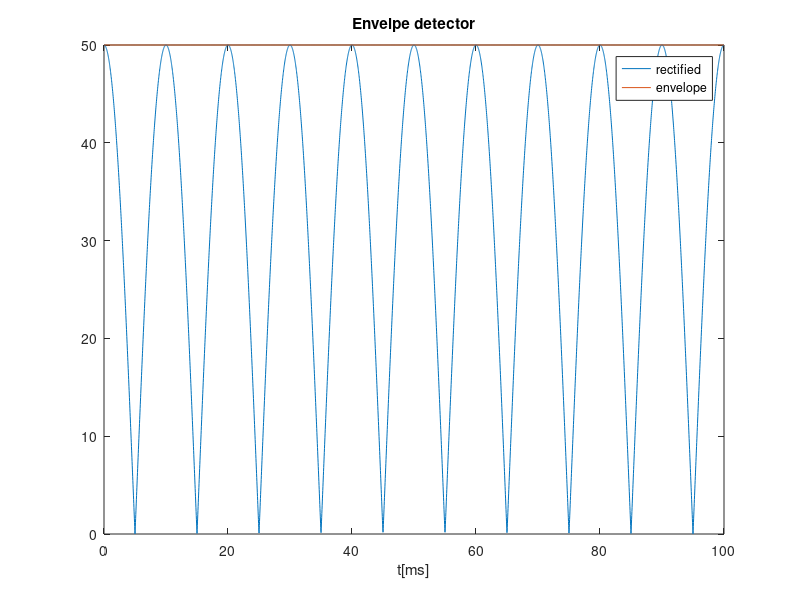
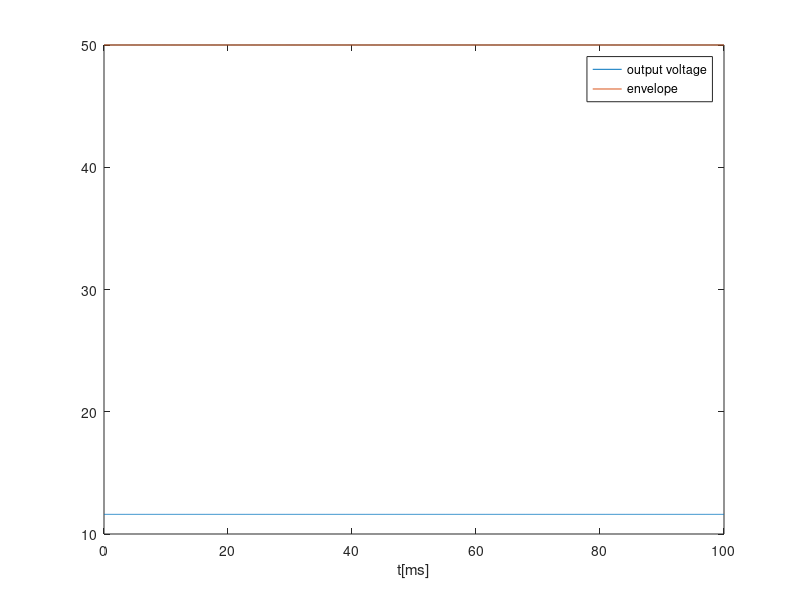
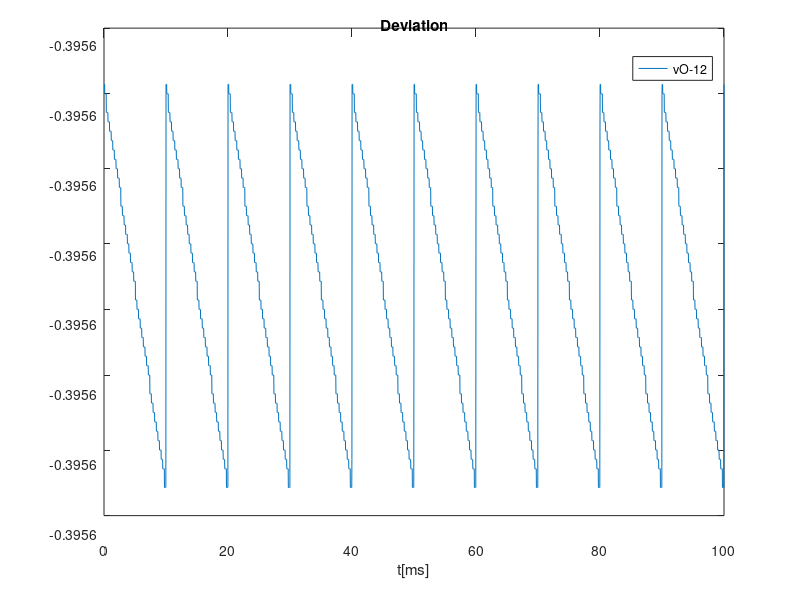

MATLAB code for these plots, in order:
close all 
clear all

f=50;
w=2*pi*f;
T=1/f;

t=linspace(0, 10*T/2, 4000);

AS=230.1;
vS=AS*cos(w*t);

%------------------Transformer-------------------------
AA=50;
vA=AA*cos(w*t);
n_transformer=AS/AA;

%------------------Full wave rectifier-----------------
vB = abs(vA);

%------------------Envelope detector------------------- 
R1=920e3;
C=920e-6;
R2=30.3e3;

TB=T/2;
wB=w*2;

%Diode OFF
tOFF=1/wB*atan(1/(wB*R1*C));


%v_ripple=AA*(1-exp(-TB/(R1*C)));

j=1;
for ciclo=1:10
	for i=1:length(t)
		%Diode ON
		if t(i)>=(ciclo-1)*TB && t(i)<=(ciclo-1)*TB+tOFF
			vC(i)=vB(i);
		end
		
		%Diode OFF
		v_exp=AA*cos(wB*((ciclo-1)*TB+tOFF))*exp(-(t(i)-((ciclo-1)*TB+tOFF))/(R1*C));
		if t(i)>((ciclo-1)*TB+tOFF) && v_exp>=vB(i) && t(i)<=(ciclo)*TB
			vC(i)=v_exp;
		end
		
		%Diode ON
		if vB(i)>v_exp && t(i)<=(ciclo)*TB
			vC(i)=vB(i);
		end	
	end
end

ripple_env=max(vC)-min(vC);

plot(t*1000, vB)
hold on
plot(t*1000,vC)
title("Envelpe detector")
xlabel ("t[ms]")
legend("rectified","envelope")
print ("venvlope.eps", "-depsc")
hold off


%--------------Voltage regulator----------------------

%Incremental analysis
%vC = VC + vc
%VON=0.7;
%R2=10000;
%num_diodes=round(12/VON);
num_diodes=17;
IS=1e-14;
VT=25e-3;
eta=1;
VC= sum(vC)/length(vC);

f=@(VO) -VC+IS*exp(VO/num_diodes/eta/VT)*R2+VO;
h=0.001;
i=1;
VO(i)=12;
err=1;
while err>0.0001

	dif_finita=(f(VO(i)+h)-f(VO(i)-h))/2/h;
	VO(i+1)=VO(i)-f(VO(i))/dif_finita;
	err=VO(i+1)-VO(i);
	i=i+1;
end
%disp(VO(end));
VON=VO(end)/num_diodes

rd=eta*VT/(IS*exp(VON/(eta*VT))); %ver bem isto


for i=1:length(vC)
vo(i)=(num_diodes*rd/(R2+num_diodes*rd))*(vC(i)-VC);
end


VO=num_diodes*VON; %valor do método Newton-Rhapson
vO=VO+vo;

plot(t*1000, vO)
hold on
plot(t*1000,vC)
title("")
xlabel ("t[ms]")
legend("output voltage","envelope")
print ("vregulator.eps", "-depsc")
hold off

plot(t*1000,vO-12)
title("Deviation")
xlabel ("t[ms]")
legend("vO-12")
print ("vdeviation.eps", "-depsc")


ripple_out= max(vO)-min(vO)
DC_out=sum(vO)/length(vO)

M=1/(((R1+R2)/1000+C/1e6)*(ripple_out+abs(DC_out-12)+10e-6))
